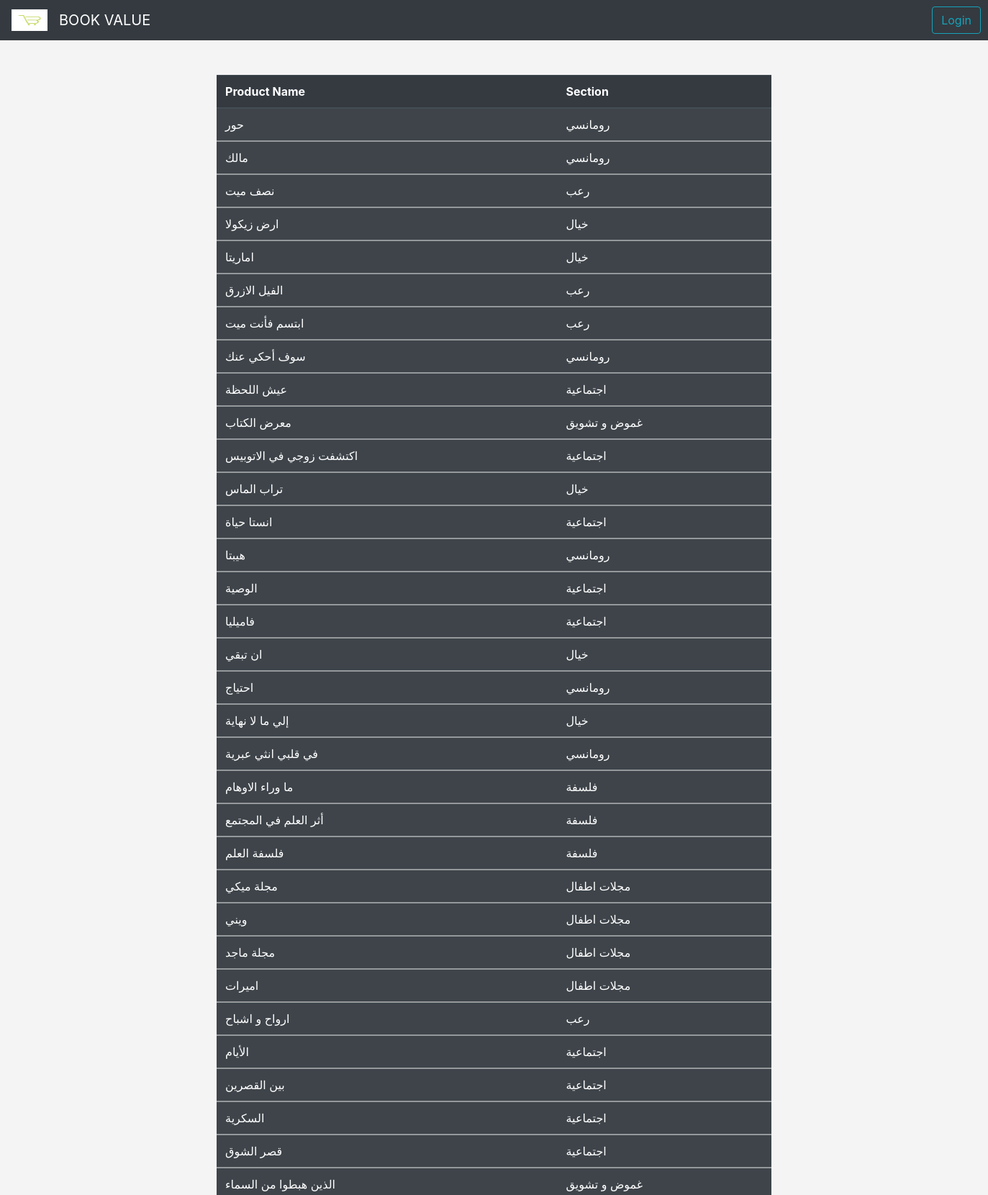
The app's page /products/proSEC.php (upper part) with its own data.
### tables this page shows
CREATE TABLE `products` (
  `ID` int(11) NOT NULL,
  `name` varchar(255) NOT NULL,
  `price` int(11) NOT NULL,
  `author` varchar(255) NOT NULL,
  `sectionID` int(11) NOT NULL,
  `companyID` int(11) NOT NULL,
  `image` varchar(4000) NOT NULL,
  `quantity` varchar(2000) NOT NULL
);

CREATE TABLE `sections` (
  `ID` int(11) NOT NULL,
  `name` varchar(255) NOT NULL
);

### products/proSEC.php (the view, shortened to what this page needs)
<?php
include "../shared Admin/nav1.php";
include "../general/config.php";
$select="SELECT products.name proname , sections.name secname FROM `products` JOIN `sections` ON products.sectionID = sections.ID";
$s=mysqli_query($conn , $select);
?>
<!DOCTYPE html>
<html lang="en">
<head>
</head>
<body style="background-color: #f5f4f4;">
    <div class="container col-7 text-center my-5 ">
    <table class=" table table-dark table-striped">
<thead>
        <tr>
            <th scope="col">Product Name</th>
            <th scope="col"> Section</th>
        </tr>
</thead>
        <?php foreach($s as $data){ ?>
            <tbody>
        <tr>
            <td> <?php echo $data['proname']; ?>  </td>
            <td> <?php echo $data['secname']; ?> </td>
        <?php } ?>
        </tr>
            </tbody>
    </table>
</div>
</body>
</html>

### records on screen
products: name "حور", sectionID.name "رومانسي"
products: name "مالك", sectionID.name "رومانسي"
products: name "نصف ميت", sectionID.name "رعب"
products: name "ارض زيكولا", sectionID.name "خيال"
products: name "اماريتا", sectionID.name "خيال"
products: name "الفيل الازرق", sectionID.name "رعب"
products: name "ابتسم فأنت ميت", sectionID.name "رعب"
products: name "سوف أحكي عنك", sectionID.name "رومانسي"
products: name "عيش اللحظة", sectionID.name "اجتماعية"
products: name "معرض الكتاب", sectionID.name "غموض و تشويق"
products: name "اكتشفت زوجي في الاتوبيس", sectionID.name "اجتماعية"
products: name "تراب الماس", sectionID.name "خيال"
products: name "انستا حياة", sectionID.name "اجتماعية"
products: name "هيبتا", sectionID.name "رومانسي"
products: name "الوصية", sectionID.name "اجتماعية"
products: name "فاميليا", sectionID.name "اجتماعية"
products: name "ان تبقي", sectionID.name "خيال"
products: name "احتياج", sectionID.name "رومانسي"
products: name "إلي ما لا نهاية", sectionID.name "خيال"
products: name "في قلبي انثي عبرية", sectionID.name "رومانسي"
products: name "ما وراء الاوهام", sectionID.name "فلسفة"
products: name "أثر العلم في المجتمع", sectionID.name "فلسفة"
products: name "فلسفة العلم", sectionID.name "فلسفة"
products: name "مجلة ميكي", sectionID.name "مجلات اطفال"
products: name "ويني", sectionID.name "مجلات اطفال"
products: name "مجلة ماجد", sectionID.name "مجلات اطفال"
products: name "اميرات", sectionID.name "مجلات اطفال"
products: name "ارواح و اشباح", sectionID.name "رعب"
products: name "الأيام", sectionID.name "اجتماعية"
products: name "بين القصرين", sectionID.name "اجتماعية"
products: name "السكرية", sectionID.name "اجتماعية"
products: name "قصر الشوق", sectionID.name "اجتماعية"
products: name "الذين هبطوا من السماء", sectionID.name "غموض و تشويق"
